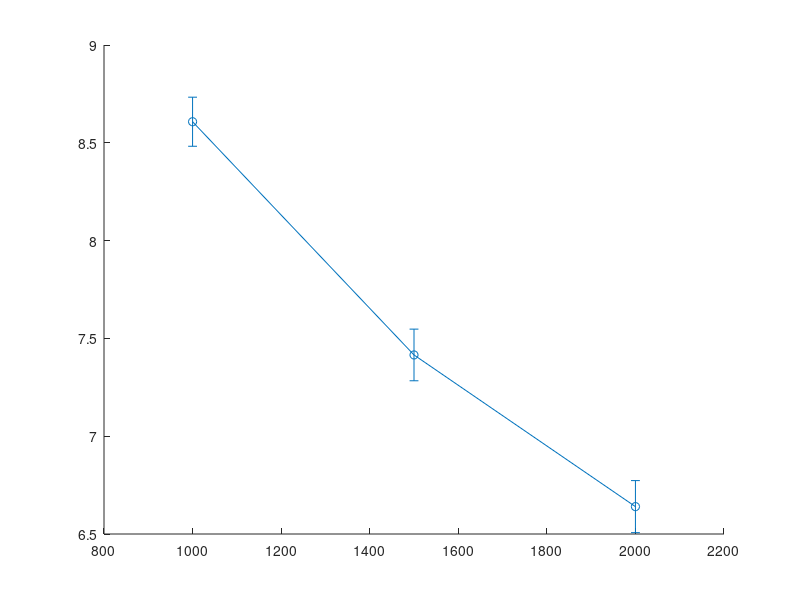

Write MATLAB code to recreate this figure. (Note: this script raises an error after producing the figure.)
clear all;
color_matrix = colormap;
markers = {'+-','o-','*-','.-','x-','s-','d-','^-','v-','>-','<-','p-','h-'};
markersize = 6; % 3 is best for tikz
linewidth = 1.2;
close all hidden;
%% LT RX
%%dectime	rxtime	totrxpck droppck	rxpck	uselesspck PER_estimate PER	K_TB_SIZE N_TB_SIZE
%%dectime	rxtime	totrxpck droppck	rxpck	uselesspck PER_estimate PER	K_TB_SIZE N_TB_SIZE	faileddec
data_LT_rx=importdata('./data/data_LT_wifirx_hsnr_2.txt',' ');
Nmc=100; %number of Montecarlo trials for each tuple of PER-K-N
PERs=unique(data_LT_rx(:,8));
Ks=unique(data_LT_rx(:,9));
Ks(end) = []; % exclude K = 5500, not enough measures yet!
increments=unique(data_LT_rx(find(data_LT_rx(:,9)==Ks(1)),10))-Ks(1);
for i=1:length(PERs)
    for j=1:length(Ks)
        for k=1:length(increments)
		data_PER_K_N_rx=[];
		data_PER_K_N_rx=data_LT_rx(find(data_LT_rx(:,8)==PERs(i) & data_LT_rx(:,9)==Ks(j) & data_LT_rx(:,10)==(Ks(j)+increments(k))),:);
		dectime_LT(i,j,k)=mean(data_PER_K_N_rx(:,1));
		dectime_LT_std(i,j,k)=std(data_PER_K_N_rx(:,1));
		rxtime_LT(i,j,k)=mean(data_PER_K_N_rx(:,2));
		rxtime_LT_std(i,j,k)=std(data_PER_K_N_rx(:,2));
		totrxpck_LT(i,j,k)=mean(data_PER_K_N_rx(:,3));
		totrxpck_LT_std(i,j,k)=std(data_PER_K_N_rx(:,3));
		droppck_LT(i,j,k)=mean(data_PER_K_N_rx(:,4));
		droppck_std(i,j,k)=std(data_PER_K_N_rx(:,4));
		rxpck_LT(i,j,k)=mean(data_PER_K_N_rx(:,5));
		rxpck_LT_std(i,j,k)=std(data_PER_K_N_rx(:,5));
		uselesspck_LT(i,j,k)=mean(data_PER_K_N_rx(:,6));
		uselesspck_LT_std(i,j,k)=std(data_PER_K_N_rx(:,6));
		PER_estimate_LT(i,j,k)=mean(data_PER_K_N_rx(:,7));
		PER_estimate_LT_std(i,j,k)=std(data_PER_K_N_rx(:,7));
		end
    end
end

%% LT TX
%sent infile time goodput throughput	PER_estimate PER	K_TB_SIZE	N_TB_SIZE
data_LT_tx=importdata('./data/data_LT_wifitx_hsnr_2.txt',' ');
PERs=unique(data_LT_tx(:,7));
Ks=unique(data_LT_tx(:,8));
Ks(end) = []; % exclude K = 5500, not enough measures yet!
increments=unique(data_LT_tx(find(data_LT_tx(:,8)==Ks(1)),9))-Ks(1);

for i=1:length(PERs)
    for j=1:length(Ks)
        for k=1:length(increments)
            data_PER_K_N_tx=[];
            data_PER_K_N_tx=data_LT_tx(find(data_LT_tx(:,7)==PERs(i) & data_LT_tx(:,8)==Ks(j) & data_LT_tx(:,9)==(Ks(j)+increments(k))),:);
            sent_LT(i,j,k)=mean(data_PER_K_N_tx(:,1));
            sent_LT_std(i,j,k)=std(data_PER_K_N_tx(:,1));
			time_LT(i,j,k)=mean(data_PER_K_N_tx(:,3));
			time_LT_std(i,j,k)=std(data_PER_K_N_tx(:,3));
			efficiency_LT(i,j,k)=mean(data_PER_K_N_tx(:,4)./data_PER_K_N_tx(:,5));
			efficiency_LT_std(i,j,k)=std(data_PER_K_N_tx(:,4)./data_PER_K_N_tx(:,5));
			goodput_LT(i,j,k)=mean(data_PER_K_N_tx(:,4));
			goodput_LT_std(i,j,k)=std(data_PER_K_N_tx(:,4));
			throughput_LT(i,j,k)=mean(data_PER_K_N_tx(:,5));
			throughput_LT_std(i,j,k)=std(data_PER_K_N_tx(:,5));
			PER_estimate_LT(i,j,k)=mean(data_PER_K_N_tx(:,6));
			PER_estimate_LT_std(i,j,k)=std(data_PER_K_N_tx(:,6));
		end
    end
end

n_meas = size(data_PER_K_N_rx, 1);

figure()
title('Goodput on Wi-Fi connection');
for j=1:length(Ks)
	errorbar(increments, squeeze(goodput_LT(:,j,:)), 1.96*squeeze(goodput_LT_std(:,j,:))./sqrt(n_meas), markers{mod(j, numel(markers)) + 1}, 'Color', color_matrix(mod(j*10, size(color_matrix, 1)) + 1,:), ...
		'LineWidth', linewidth, 'MarkerSize', markersize)
	hold all;	
end
xlabel('N-K');
ylabel('Mbit/s');
str=[cellstr(num2str((Ks), 'K=%-d'))']';
for i=1:length(str(:,1))
	str_legend(i)=cellstr(strjoin(str(i,:)));
end
legend(str_legend');

figure()
title('Efficiency on Wi-Fi connection');
for j=1:length(Ks)
	errorbar(increments, squeeze(efficiency_LT(:,j,:)), 1.96*squeeze(efficiency_LT_std(:,j,:))./sqrt(n_meas), markers{mod(j, numel(markers)) + 1}, 'Color', color_matrix(mod(j*10, size(color_matrix, 1)) + 1,:), ...
		'LineWidth', linewidth, 'MarkerSize', markersize)
	hold all;	
end
xlabel('N-K');
%ylabel('Mbit/s');
str=[cellstr(num2str((Ks), 'K=%-d'))']';
for i=1:length(str(:,1))
	str_legend(i)=cellstr(strjoin(str(i,:)));
end
legend(str_legend');

figure()
title('Goodput on Wi-Fi connection');
for j=1:length(Ks)
	plot(increments, squeeze(goodput_LT(:,j,:)), markers{mod(j, numel(markers)) + 1}, 'Color', color_matrix(mod(j*10, size(color_matrix, 1)) + 1,:), ...
		'LineWidth', linewidth, 'MarkerSize', markersize)
	hold all;	
end
xlabel('N-K');
ylabel('Mbit/s');
str=[cellstr(num2str((Ks), 'K=%-d'))']';
for i=1:length(str(:,1))
	str_legend(i)=cellstr(strjoin(str(i,:)));
end
legend(str_legend');
